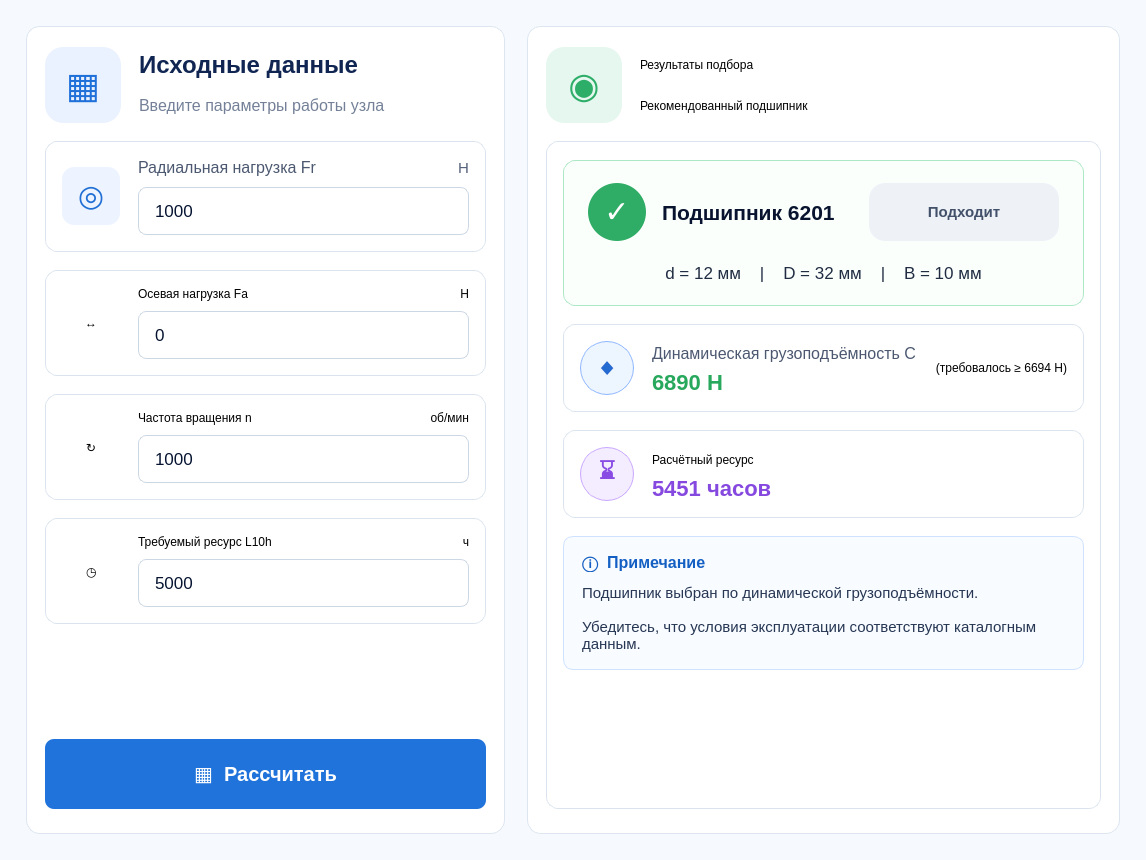
<?xml version="1.0" encoding="UTF-8"?>
<ui version="4.0">
 <class>MainWindow</class>
 <widget class="QMainWindow" name="MainWindow">
  <property name="geometry">
   <rect>
    <x>0</x>
    <y>0</y>
    <width>1146</width>
    <height>860</height>
   </rect>
  </property>
  <property name="minimumSize">
   <size>
    <width>980</width>
    <height>720</height>
   </size>
  </property>
  <property name="windowTitle">
   <string>Подбор подшипника</string>
  </property>
  <property name="styleSheet">
   <string notr="true">#centralwidget {
    background: #f6f9fd;
}
#inputPanel, #resultPanel {
    background: #ffffff;
    border: 1px solid #dce5f0;
    border-radius: 14px;
}
#panelTitle {
    color: #102552;
    font-size: 24px;
    font-weight: 700;
}
#panelSubtitle {
    color: #738097;
    font-size: 16px;
}
#headerIconBlue {
    background: #eaf2ff;
    border-radius: 18px;
    color: #1f70d8;
    font-size: 36px;
    font-weight: 700;
}
#headerIconGreen {
    background: #e5f7ee;
    border-radius: 18px;
    color: #2dae68;
    font-size: 36px;
    font-weight: 700;
}
#inputCard1, #inputCard2, #inputCard3, #inputCard4, #capacityCard, #resourceCard {
    background: #ffffff;
    border: 1px solid #dbe4ee;
    border-radius: 12px;
}
#inputIcon {
    background: #edf4ff;
    border-radius: 12px;
    color: #216fd4;
    font-size: 30px;
    font-weight: 700;
}
#fieldCaption, #metricCaption {
    color: #4b5870;
    font-size: 16px;
}
#fieldUnit, #metricHint {
    color: #54627a;
    font-size: 15px;
}
QLineEdit {
    background: #ffffff;
    border: 1px solid #ccd7e4;
    border-radius: 8px;
    color: #061431;
    font-size: 17px;
    padding: 0 14px;
    selection-background-color: #1d73dd;
}
QLineEdit:focus {
    border: 1px solid #1d73dd;
}
#calculateButton {
    background: #1f73da;
    border: none;
    border-radius: 9px;
    color: #ffffff;
    font-size: 20px;
    font-weight: 700;
}
#calculateButton:hover {
    background: #1768c9;
}
#calculateButton:pressed {
    background: #1159af;
}
#resultBody {
    background: #ffffff;
    border: 1px solid #dbe4ee;
    border-radius: 12px;
}
#selectedCard {
    background: #fbfffc;
    border: 1px solid #ace7c6;
    border-radius: 12px;
}
#statusIconLabel {
    background: #2fac65;
    border-radius: 29px;
    color: #ffffff;
    font-size: 30px;
    font-weight: 800;
}
#resultTitle {
    color: #08142f;
    font-size: 21px;
    font-weight: 800;
}
#resultBadge {
    background: #eef2f7;
    border-radius: 16px;
    color: #425069;
    font-size: 15px;
    font-weight: 700;
    padding: 7px 12px;
}
#dimensionsLabel {
    color: #202c42;
    font-size: 17px;
}
#metricIconBlue {
    background: #edf5ff;
    border: 1px solid #8fb7ff;
    border-radius: 27px;
    color: #236bd1;
    font-size: 24px;
    font-weight: 800;
}
#metricIconPurple {
    background: #f4edff;
    border: 1px solid #c9a7ff;
    border-radius: 27px;
    color: #884be4;
    font-size: 22px;
    font-weight: 800;
}
#capacityValueLabel {
    color: #28a85d;
    font-size: 22px;
    font-weight: 800;
}
#resourceValueLabel {
    color: #8649df;
    font-size: 22px;
    font-weight: 800;
}
#noteCard {
    background: #f8fbff;
    border: 1px solid #cfe2ff;
    border-radius: 10px;
}
#noteTitle {
    color: #145fc3;
    font-size: 16px;
    font-weight: 800;
}
#noteTextLabel {
    color: #263653;
    font-size: 15px;
}</string>
  </property>
  <widget class="QWidget" name="centralwidget">
   <layout class="QHBoxLayout" name="mainLayout">
    <property name="spacing">
     <number>22</number>
    </property>
    <property name="leftMargin">
     <number>26</number>
    </property>
    <property name="topMargin">
     <number>26</number>
    </property>
    <property name="rightMargin">
     <number>26</number>
    </property>
    <property name="bottomMargin">
     <number>26</number>
    </property>
    <item>
     <widget class="QFrame" name="inputPanel">
      <property name="frameShape">
       <enum>QFrame::Shape::NoFrame</enum>
      </property>
      <layout class="QVBoxLayout" name="inputPanelLayout">
       <property name="spacing">
        <number>18</number>
       </property>
       <property name="leftMargin">
        <number>18</number>
       </property>
       <property name="topMargin">
        <number>20</number>
       </property>
       <property name="rightMargin">
        <number>18</number>
       </property>
       <property name="bottomMargin">
        <number>24</number>
       </property>
       <item>
        <layout class="QHBoxLayout" name="inputHeaderLayout">
         <property name="spacing">
          <number>18</number>
         </property>
         <item>
          <widget class="QLabel" name="headerIconBlue">
           <property name="minimumSize">
            <size>
             <width>76</width>
             <height>76</height>
            </size>
           </property>
           <property name="maximumSize">
            <size>
             <width>76</width>
             <height>76</height>
            </size>
           </property>
           <property name="text">
            <string>▦</string>
           </property>
           <property name="alignment">
            <set>Qt::AlignmentFlag::AlignCenter</set>
           </property>
          </widget>
         </item>
         <item>
          <layout class="QVBoxLayout" name="inputTitleLayout">
           <property name="spacing">
            <number>6</number>
           </property>
           <item>
            <widget class="QLabel" name="panelTitle">
             <property name="text">
              <string>Исходные данные</string>
             </property>
            </widget>
           </item>
           <item>
            <widget class="QLabel" name="panelSubtitle">
             <property name="text">
              <string>Введите параметры работы узла</string>
             </property>
            </widget>
           </item>
          </layout>
         </item>
        </layout>
       </item>
       <item>
        <widget class="QFrame" name="inputCard1">
         <property name="frameShape">
          <enum>QFrame::Shape::NoFrame</enum>
         </property>
         <layout class="QHBoxLayout" name="inputCard1Layout">
          <property name="spacing">
           <number>18</number>
          </property>
          <property name="leftMargin">
           <number>16</number>
          </property>
          <property name="topMargin">
           <number>16</number>
          </property>
          <property name="rightMargin">
           <number>16</number>
          </property>
          <property name="bottomMargin">
           <number>16</number>
          </property>
          <item>
           <widget class="QLabel" name="inputIcon">
            <property name="minimumSize">
             <size>
              <width>58</width>
              <height>58</height>
             </size>
            </property>
            <property name="maximumSize">
             <size>
              <width>58</width>
              <height>58</height>
             </size>
            </property>
            <property name="text">
             <string>◎</string>
            </property>
            <property name="alignment">
             <set>Qt::AlignmentFlag::AlignCenter</set>
            </property>
           </widget>
          </item>
          <item>
           <layout class="QVBoxLayout" name="inputFrLayout">
            <property name="spacing">
             <number>10</number>
            </property>
            <item>
             <layout class="QHBoxLayout" name="inputFrCaptionLayout">
              <item>
               <widget class="QLabel" name="fieldCaption">
                <property name="text">
                 <string>Радиальная нагрузка Fr</string>
                </property>
               </widget>
              </item>
              <item>
               <widget class="QLabel" name="fieldUnit">
                <property name="text">
                 <string>Н</string>
                </property>
                <property name="alignment">
                 <set>Qt::AlignmentFlag::AlignRight|Qt::AlignmentFlag::AlignTrailing|Qt::AlignmentFlag::AlignVCenter</set>
                </property>
               </widget>
              </item>
             </layout>
            </item>
            <item>
             <widget class="QLineEdit" name="inputFr">
              <property name="minimumSize">
               <size>
                <width>0</width>
                <height>48</height>
               </size>
              </property>
              <property name="text">
               <string>1000</string>
              </property>
             </widget>
            </item>
           </layout>
          </item>
         </layout>
        </widget>
       </item>
       <item>
        <widget class="QFrame" name="inputCard2">
         <property name="frameShape">
          <enum>QFrame::Shape::NoFrame</enum>
         </property>
         <layout class="QHBoxLayout" name="inputCard2Layout">
          <property name="spacing">
           <number>18</number>
          </property>
          <property name="leftMargin">
           <number>16</number>
          </property>
          <property name="topMargin">
           <number>16</number>
          </property>
          <property name="rightMargin">
           <number>16</number>
          </property>
          <property name="bottomMargin">
           <number>16</number>
          </property>
          <item>
           <widget class="QLabel" name="inputIcon">
            <property name="minimumSize">
             <size>
              <width>58</width>
              <height>58</height>
             </size>
            </property>
            <property name="maximumSize">
             <size>
              <width>58</width>
              <height>58</height>
             </size>
            </property>
            <property name="text">
             <string>↔</string>
            </property>
            <property name="alignment">
             <set>Qt::AlignmentFlag::AlignCenter</set>
            </property>
           </widget>
          </item>
          <item>
           <layout class="QVBoxLayout" name="inputFaLayout">
            <property name="spacing">
             <number>10</number>
            </property>
            <item>
             <layout class="QHBoxLayout" name="inputFaCaptionLayout">
              <item>
               <widget class="QLabel" name="fieldCaption">
                <property name="text">
                 <string>Осевая нагрузка Fa</string>
                </property>
               </widget>
              </item>
              <item>
               <widget class="QLabel" name="fieldUnit">
                <property name="text">
                 <string>Н</string>
                </property>
                <property name="alignment">
                 <set>Qt::AlignmentFlag::AlignRight|Qt::AlignmentFlag::AlignTrailing|Qt::AlignmentFlag::AlignVCenter</set>
                </property>
               </widget>
              </item>
             </layout>
            </item>
            <item>
             <widget class="QLineEdit" name="inputFa">
              <property name="minimumSize">
               <size>
                <width>0</width>
                <height>48</height>
               </size>
              </property>
              <property name="text">
               <string>0</string>
              </property>
             </widget>
            </item>
           </layout>
          </item>
         </layout>
        </widget>
       </item>
       <item>
        <widget class="QFrame" name="inputCard3">
         <property name="frameShape">
          <enum>QFrame::Shape::NoFrame</enum>
         </property>
         <layout class="QHBoxLayout" name="inputCard3Layout">
          <property name="spacing">
           <number>18</number>
          </property>
          <property name="leftMargin">
           <number>16</number>
          </property>
          <property name="topMargin">
           <number>16</number>
          </property>
          <property name="rightMargin">
           <number>16</number>
          </property>
          <property name="bottomMargin">
           <number>16</number>
          </property>
          <item>
           <widget class="QLabel" name="inputIcon">
            <property name="minimumSize">
             <size>
              <width>58</width>
              <height>58</height>
             </size>
            </property>
            <property name="maximumSize">
             <size>
              <width>58</width>
              <height>58</height>
             </size>
            </property>
            <property name="text">
             <string>↻</string>
            </property>
            <property name="alignment">
             <set>Qt::AlignmentFlag::AlignCenter</set>
            </property>
           </widget>
          </item>
          <item>
           <layout class="QVBoxLayout" name="inputNLayout">
            <property name="spacing">
             <number>10</number>
            </property>
            <item>
             <layout class="QHBoxLayout" name="inputNCaptionLayout">
              <item>
               <widget class="QLabel" name="fieldCaption">
                <property name="text">
                 <string>Частота вращения n</string>
                </property>
               </widget>
              </item>
              <item>
               <widget class="QLabel" name="fieldUnit">
                <property name="text">
                 <string>об/мин</string>
                </property>
                <property name="alignment">
                 <set>Qt::AlignmentFlag::AlignRight|Qt::AlignmentFlag::AlignTrailing|Qt::AlignmentFlag::AlignVCenter</set>
                </property>
               </widget>
              </item>
             </layout>
            </item>
            <item>
             <widget class="QLineEdit" name="inputN">
              <property name="minimumSize">
               <size>
                <width>0</width>
                <height>48</height>
               </size>
              </property>
              <property name="text">
               <string>1000</string>
              </property>
             </widget>
            </item>
           </layout>
          </item>
         </layout>
        </widget>
       </item>
       <item>
        <widget class="QFrame" name="inputCard4">
         <property name="frameShape">
          <enum>QFrame::Shape::NoFrame</enum>
         </property>
         <layout class="QHBoxLayout" name="inputCard4Layout">
          <property name="spacing">
           <number>18</number>
          </property>
          <property name="leftMargin">
           <number>16</number>
          </property>
          <property name="topMargin">
           <number>16</number>
          </property>
          <property name="rightMargin">
           <number>16</number>
          </property>
          <property name="bottomMargin">
           <number>16</number>
          </property>
          <item>
           <widget class="QLabel" name="inputIcon">
            <property name="minimumSize">
             <size>
              <width>58</width>
              <height>58</height>
             </size>
            </property>
            <property name="maximumSize">
             <size>
              <width>58</width>
              <height>58</height>
             </size>
            </property>
            <property name="text">
             <string>◷</string>
            </property>
            <property name="alignment">
             <set>Qt::AlignmentFlag::AlignCenter</set>
            </property>
           </widget>
          </item>
          <item>
           <layout class="QVBoxLayout" name="inputL10hLayout">
            <property name="spacing">
             <number>10</number>
            </property>
            <item>
             <layout class="QHBoxLayout" name="inputL10hCaptionLayout">
              <item>
               <widget class="QLabel" name="fieldCaption">
                <property name="text">
                 <string>Требуемый ресурс L10h</string>
                </property>
               </widget>
              </item>
              <item>
               <widget class="QLabel" name="fieldUnit">
                <property name="text">
                 <string>ч</string>
                </property>
                <property name="alignment">
                 <set>Qt::AlignmentFlag::AlignRight|Qt::AlignmentFlag::AlignTrailing|Qt::AlignmentFlag::AlignVCenter</set>
                </property>
               </widget>
              </item>
             </layout>
            </item>
            <item>
             <widget class="QLineEdit" name="inputL10h">
              <property name="minimumSize">
               <size>
                <width>0</width>
                <height>48</height>
               </size>
              </property>
              <property name="text">
               <string>5000</string>
              </property>
             </widget>
            </item>
           </layout>
          </item>
         </layout>
        </widget>
       </item>
       <item>
        <spacer name="inputSpacer">
         <property name="orientation">
          <enum>Qt::Orientation::Vertical</enum>
         </property>
         <property name="sizeHint" stdset="0">
          <size>
           <width>20</width>
           <height>40</height>
          </size>
         </property>
        </spacer>
       </item>
       <item>
        <widget class="QPushButton" name="calculateButton">
         <property name="minimumSize">
          <size>
           <width>0</width>
           <height>70</height>
          </size>
         </property>
         <property name="text">
          <string>▦  Рассчитать</string>
         </property>
        </widget>
       </item>
      </layout>
     </widget>
    </item>
    <item>
     <widget class="QFrame" name="resultPanel">
      <property name="frameShape">
       <enum>QFrame::Shape::NoFrame</enum>
      </property>
      <layout class="QVBoxLayout" name="resultPanelLayout">
       <property name="spacing">
        <number>18</number>
       </property>
       <property name="leftMargin">
        <number>18</number>
       </property>
       <property name="topMargin">
        <number>20</number>
       </property>
       <property name="rightMargin">
        <number>18</number>
       </property>
       <property name="bottomMargin">
        <number>24</number>
       </property>
       <item>
        <layout class="QHBoxLayout" name="resultHeaderLayout">
         <property name="spacing">
          <number>18</number>
         </property>
         <item>
          <widget class="QLabel" name="headerIconGreen">
           <property name="minimumSize">
            <size>
             <width>76</width>
             <height>76</height>
            </size>
           </property>
           <property name="maximumSize">
            <size>
             <width>76</width>
             <height>76</height>
            </size>
           </property>
           <property name="text">
            <string>◉</string>
           </property>
           <property name="alignment">
            <set>Qt::AlignmentFlag::AlignCenter</set>
           </property>
          </widget>
         </item>
         <item>
          <layout class="QVBoxLayout" name="resultTitleLayout">
           <property name="spacing">
            <number>6</number>
           </property>
           <item>
            <widget class="QLabel" name="panelTitle">
             <property name="text">
              <string>Результаты подбора</string>
             </property>
            </widget>
           </item>
           <item>
            <widget class="QLabel" name="panelSubtitle">
             <property name="text">
              <string>Рекомендованный подшипник</string>
             </property>
            </widget>
           </item>
          </layout>
         </item>
        </layout>
       </item>
       <item>
        <widget class="QFrame" name="resultBody">
         <property name="frameShape">
          <enum>QFrame::Shape::NoFrame</enum>
         </property>
         <layout class="QVBoxLayout" name="resultBodyLayout">
          <property name="spacing">
           <number>18</number>
          </property>
          <property name="leftMargin">
           <number>16</number>
          </property>
          <property name="topMargin">
           <number>18</number>
          </property>
          <property name="rightMargin">
           <number>16</number>
          </property>
          <property name="bottomMargin">
           <number>18</number>
          </property>
          <item>
           <widget class="QFrame" name="selectedCard">
            <property name="frameShape">
             <enum>QFrame::Shape::NoFrame</enum>
            </property>
            <layout class="QVBoxLayout" name="selectedCardLayout">
             <property name="spacing">
              <number>22</number>
             </property>
             <property name="leftMargin">
              <number>24</number>
             </property>
             <property name="topMargin">
              <number>22</number>
             </property>
             <property name="rightMargin">
              <number>24</number>
             </property>
             <property name="bottomMargin">
              <number>22</number>
             </property>
             <item>
              <layout class="QHBoxLayout" name="selectedTopLayout">
               <property name="spacing">
                <number>16</number>
               </property>
               <item>
                <widget class="QLabel" name="statusIconLabel">
                 <property name="minimumSize">
                  <size>
                   <width>58</width>
                   <height>58</height>
                  </size>
                 </property>
                 <property name="maximumSize">
                  <size>
                   <width>58</width>
                   <height>58</height>
                  </size>
                 </property>
                 <property name="text">
                  <string>✓</string>
                 </property>
                 <property name="alignment">
                  <set>Qt::AlignmentFlag::AlignCenter</set>
                 </property>
                </widget>
               </item>
               <item>
                <widget class="QLabel" name="resultTitle">
                 <property name="text">
                  <string>Подшипник 6201</string>
                 </property>
                </widget>
               </item>
               <item>
                <widget class="QLabel" name="resultBadge">
                 <property name="text">
                  <string>Подходит</string>
                 </property>
                 <property name="alignment">
                  <set>Qt::AlignmentFlag::AlignCenter</set>
                 </property>
                </widget>
               </item>
              </layout>
             </item>
             <item>
              <widget class="QLabel" name="dimensionsLabel">
               <property name="text">
                <string>d = 12 мм    |    D = 32 мм    |    B = 10 мм</string>
               </property>
               <property name="alignment">
                <set>Qt::AlignmentFlag::AlignCenter</set>
               </property>
              </widget>
             </item>
            </layout>
           </widget>
          </item>
          <item>
           <widget class="QFrame" name="capacityCard">
            <property name="frameShape">
             <enum>QFrame::Shape::NoFrame</enum>
            </property>
            <layout class="QHBoxLayout" name="capacityCardLayout">
             <property name="spacing">
              <number>18</number>
             </property>
             <property name="leftMargin">
              <number>16</number>
             </property>
             <property name="topMargin">
              <number>16</number>
             </property>
             <property name="rightMargin">
              <number>16</number>
             </property>
             <property name="bottomMargin">
              <number>16</number>
             </property>
             <item>
              <widget class="QLabel" name="metricIconBlue">
               <property name="minimumSize">
                <size>
                 <width>54</width>
                 <height>54</height>
                </size>
               </property>
               <property name="maximumSize">
                <size>
                 <width>54</width>
                 <height>54</height>
                </size>
               </property>
               <property name="text">
                <string>◆</string>
               </property>
               <property name="alignment">
                <set>Qt::AlignmentFlag::AlignCenter</set>
               </property>
              </widget>
             </item>
             <item>
              <layout class="QVBoxLayout" name="capacityTextLayout">
               <property name="spacing">
                <number>4</number>
               </property>
               <item>
                <widget class="QLabel" name="metricCaption">
                 <property name="text">
                  <string>Динамическая грузоподъёмность C</string>
                 </property>
                </widget>
               </item>
               <item>
                <widget class="QLabel" name="capacityValueLabel">
                 <property name="text">
                  <string>6890 Н</string>
                 </property>
                </widget>
               </item>
              </layout>
             </item>
             <item>
              <widget class="QLabel" name="capacityNeedLabel">
               <property name="text">
                <string>(требовалось ≥ 6694 Н)</string>
               </property>
               <property name="alignment">
                <set>Qt::AlignmentFlag::AlignRight|Qt::AlignmentFlag::AlignTrailing|Qt::AlignmentFlag::AlignVCenter</set>
               </property>
              </widget>
             </item>
            </layout>
           </widget>
          </item>
          <item>
           <widget class="QFrame" name="resourceCard">
            <property name="frameShape">
             <enum>QFrame::Shape::NoFrame</enum>
            </property>
            <layout class="QHBoxLayout" name="resourceCardLayout">
             <property name="spacing">
              <number>18</number>
             </property>
             <property name="leftMargin">
              <number>16</number>
             </property>
             <property name="topMargin">
              <number>16</number>
             </property>
             <property name="rightMargin">
              <number>16</number>
             </property>
             <property name="bottomMargin">
              <number>16</number>
             </property>
             <item>
              <widget class="QLabel" name="metricIconPurple">
               <property name="minimumSize">
                <size>
                 <width>54</width>
                 <height>54</height>
                </size>
               </property>
               <property name="maximumSize">
                <size>
                 <width>54</width>
                 <height>54</height>
                </size>
               </property>
               <property name="text">
                <string>⌛</string>
               </property>
               <property name="alignment">
                <set>Qt::AlignmentFlag::AlignCenter</set>
               </property>
              </widget>
             </item>
             <item>
              <layout class="QVBoxLayout" name="resourceTextLayout">
               <property name="spacing">
                <number>4</number>
               </property>
               <item>
                <widget class="QLabel" name="metricCaption">
                 <property name="text">
                  <string>Расчётный ресурс</string>
                 </property>
                </widget>
               </item>
               <item>
                <widget class="QLabel" name="resourceValueLabel">
                 <property name="text">
                  <string>5451 часов</string>
                 </property>
                </widget>
               </item>
              </layout>
             </item>
            </layout>
           </widget>
          </item>
          <item>
           <widget class="QFrame" name="noteCard">
            <property name="frameShape">
             <enum>QFrame::Shape::NoFrame</enum>
            </property>
            <layout class="QVBoxLayout" name="noteCardLayout">
             <property name="spacing">
              <number>12</number>
             </property>
             <property name="leftMargin">
              <number>18</number>
             </property>
             <property name="topMargin">
              <number>16</number>
             </property>
             <property name="rightMargin">
              <number>18</number>
             </property>
             <property name="bottomMargin">
              <number>16</number>
             </property>
             <item>
              <widget class="QLabel" name="noteTitle">
               <property name="text">
                <string>ⓘ  Примечание</string>
               </property>
              </widget>
             </item>
             <item>
              <widget class="QLabel" name="noteTextLabel">
               <property name="text">
                <string>Подшипник выбран по динамической грузоподъёмности.

Убедитесь, что условия эксплуатации соответствуют каталогным данным.</string>
               </property>
               <property name="wordWrap">
                <bool>true</bool>
               </property>
              </widget>
             </item>
            </layout>
           </widget>
          </item>
          <item>
           <spacer name="resultSpacer">
            <property name="orientation">
             <enum>Qt::Orientation::Vertical</enum>
            </property>
            <property name="sizeHint" stdset="0">
             <size>
              <width>20</width>
              <height>40</height>
             </size>
            </property>
           </spacer>
          </item>
         </layout>
        </widget>
       </item>
      </layout>
     </widget>
    </item>
   </layout>
  </widget>
 </widget>
 <resources/>
 <connections/>
</ui>
